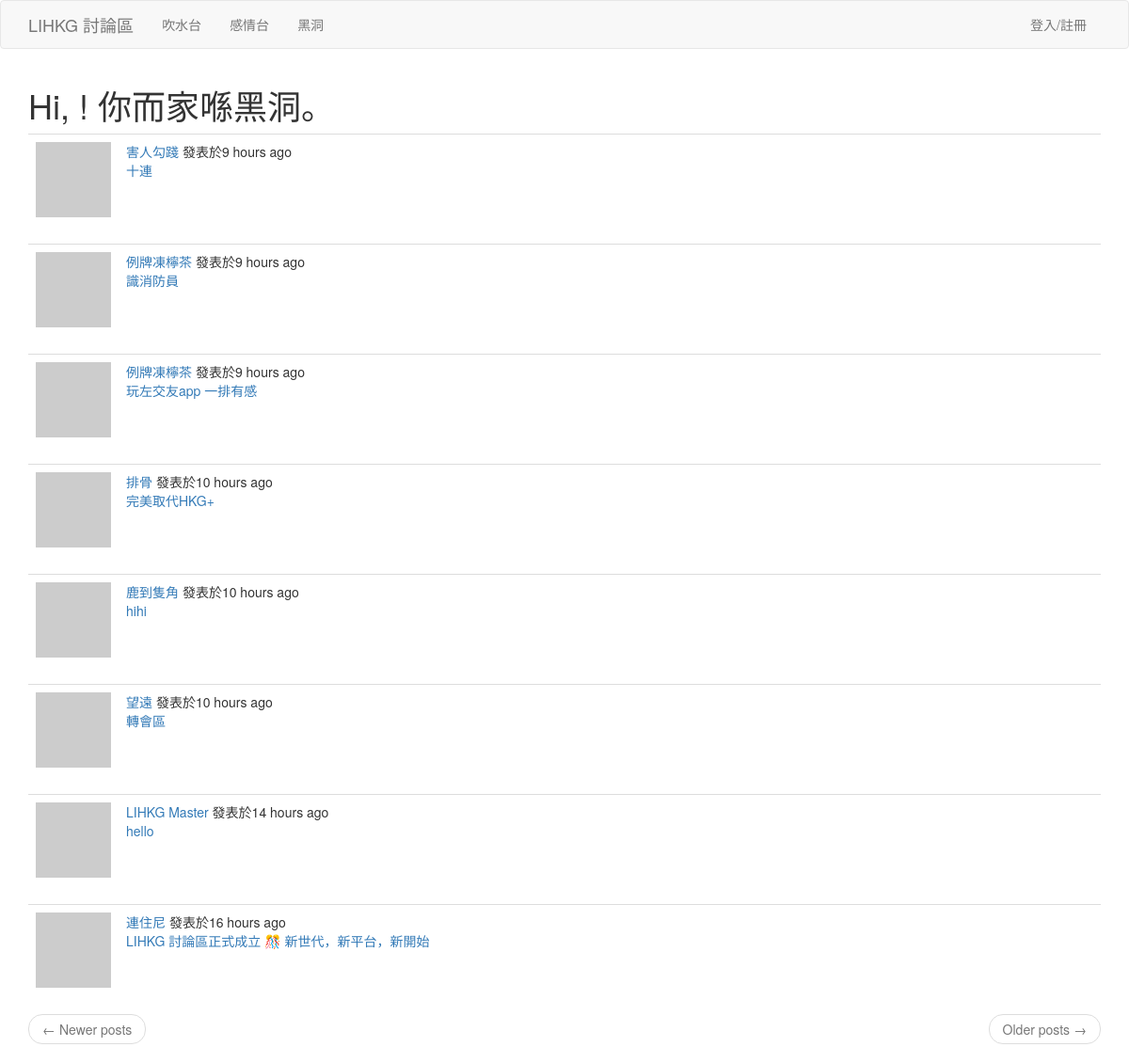
The app's page /blackhole with its own data.
### app/models.py (models this page shows, shortened)
class Post(db.Model):
    id = db.Column(db.Integer, primary_key=True)
    title = db.Column(db.String(140), nullable=False)
    body = db.Column(db.String(3000), nullable=False)
    timestamp = db.Column(db.DateTime, index=True, default=datetime.utcnow)
    category_id = db.Column(db.Integer, db.ForeignKey('category.id'), nullable=False)
    user_id = db.Column(db.Integer, db.ForeignKey('user.id'))
    comment = db.relationship('Comment', backref='post', lazy='dynamic')

### app/main/routes.py (the view)
@bp.route('/blackhole', methods=['GET', 'POST'])
def blackhole():
    page = request.args.get('page', 1, type=int)
    posts = Post.query.order_by(Post.timestamp.desc()).paginate(
        page, current_app.config['POSTS_PER_PAGE'], False)
    next_url = url_for('main.blackhole', page=posts.next_num) \
        if posts.has_next else None
    prev_url = url_for('main.blackhole', page=posts.prev_num) \
        if posts.has_prev else None
    return render_template('blackhole.html', title=_('Blackhole'),
                           posts=posts.items, next_url=next_url,
                           prev_url=prev_url)

### app/main/routes.py (called while the page is built)
@bp.before_request
def before_request():
    if current_user.is_authenticated:
        current_user.last_seen = datetime.utcnow()
        db.session.commit()
    g.locale = str(get_locale())

### app/models.py (called while the page is built)
    def avatar(self, size):
        digest = md5(self.email.lower().encode('utf-8')).hexdigest()
        return 'https://www.gravatar.com/avatar/{}?d=identicon&s={}'.format(
            digest, size)

### app/templates/blackhole.html (shortened to what this page needs)
{% extends "base.html" %}
{% import 'bootstrap/wtf.html' as wtf %}
{% block current_app_content %}
    <h1>{{ _('Hi, %(username)s! 你而家喺黑洞。', username=current_user.username) }}</h1>
    {% for post in posts %}
        {% include '_post.html' %}
    {% endfor %}
    <nav aria-label="...">
        <ul class="pager">
            <li class="previous{% if not prev_url %} disabled{% endif %}">
                <a href="{{ prev_url or '#' }}">
                    <span aria-hidden="true">&larr;</span> {{ _('Newer posts') }}
                </a>
            </li>
            <li class="next{% if not next_url %} disabled{% endif %}">
                <a href="{{ next_url or '#' }}">
                    {{ _('Older posts') }} <span aria-hidden="true">&rarr;</span>
                </a>
            </li>
        </ul>
    </nav>
{% endblock %}

### app/templates/_post.html (shortened to what this page needs)
<table class="table table-hover">
    <tr>
        <td width="70px">
            <a href="{{ url_for('main.user', username=post.author.username) }}">
                <img src="{{ post.author.avatar(70) }}"/>
            </a>
        </td>
        <td>
            {{ _('%(username)s 發表於%(when)s',
                    username=user_link, when=moment(post.timestamp).fromNow()) }}
            <br>
            <a href="{{ url_for('main.casual')}}">{{post.title}}</a
            </a>
        </td>
    </tr>
</table>

### records on screen
Post: title "十連"
Post: title "識消防員"
Post: title "玩左交友app 一排有感"
Post: title "完美取代HKG+"
Post: title "hihi"
Post: title "轉會區"
Post: title "hello"
Post: title "LIHKG 討論區正式成立 🎊 新世代，新平台，新開始"
